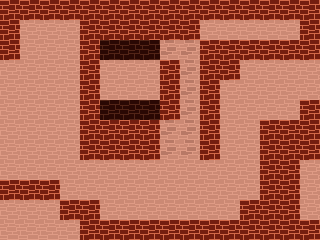

Below is a game level as drawn by its tile map, then a one-line description and the .tmx file that defines it, in full:
An orthogonal 16x12 tile map with 20x20 px tiles, 2 tile layers (BACKGROUND, FOREGROUND).

<map version="1.0" tiledversion="1.0.3" orientation="orthogonal" renderorder="right-down" width="16" height="12" tilewidth="20" tileheight="20" nextobjectid="1">
 <tileset firstgid="1" source="tile-castle.tsx" />
 <layer name="BACKGROUND" width="16" height="12">
  <data encoding="csv">
17,17,17,17,17,17,17,17,17,17,18,17,17,17,17,17,
17,17,17,17,17,17,17,17,17,17,18,17,17,17,17,17,
17,17,17,17,17,17,17,17,17,17,18,17,17,17,17,17,
17,17,17,17,17,17,17,17,17,17,18,17,17,17,17,17,
17,17,17,17,17,17,17,17,18,17,18,17,17,17,17,17,
17,17,17,17,17,17,17,17,17,17,18,17,17,17,17,17,
17,17,17,17,17,17,17,17,17,17,18,17,17,17,17,17,
17,17,17,17,17,17,17,17,17,0,18,17,17,17,17,17,
17,17,17,17,17,17,17,17,17,17,17,17,17,17,17,17,
17,17,17,17,17,17,17,17,17,17,17,17,17,17,17,17,
17,17,17,17,17,17,17,17,17,17,17,17,17,17,17,17,
17,17,17,17,17,17,17,17,17,17,17,17,17,17,17,17
</data>
 </layer>
 <layer name="FOREGROUND" width="16" height="12">
  <data encoding="csv">
1,1,1,1,1,1,1,1,1,1,1,1,1,1,1,1,
1,0,0,0,1,1,1,1,1,1,17,0,0,0,0,1,
1,0,0,0,1,19,19,19,18,18,1,1,1,1,1,1,
0,0,0,0,1,0,0,0,1,18,1,1,0,0,0,0,
0,0,0,0,1,0,0,0,1,18,1,17,17,0,0,0,
0,0,0,0,1,19,19,19,1,18,1,0,0,0,0,1,
0,0,0,0,1,1,1,1,18,18,1,0,0,1,1,1,
0,0,0,0,1,1,1,1,18,18,1,0,0,1,1,1,
0,0,0,0,0,0,0,0,0,0,0,17,17,1,1,0,
1,1,1,0,0,0,0,0,0,0,0,0,0,1,1,0,
0,0,0,1,1,0,0,0,0,0,0,0,1,1,1,0,
0,0,0,0,1,1,1,1,1,1,1,1,1,1,1,1
</data>
 </layer>
</map>
